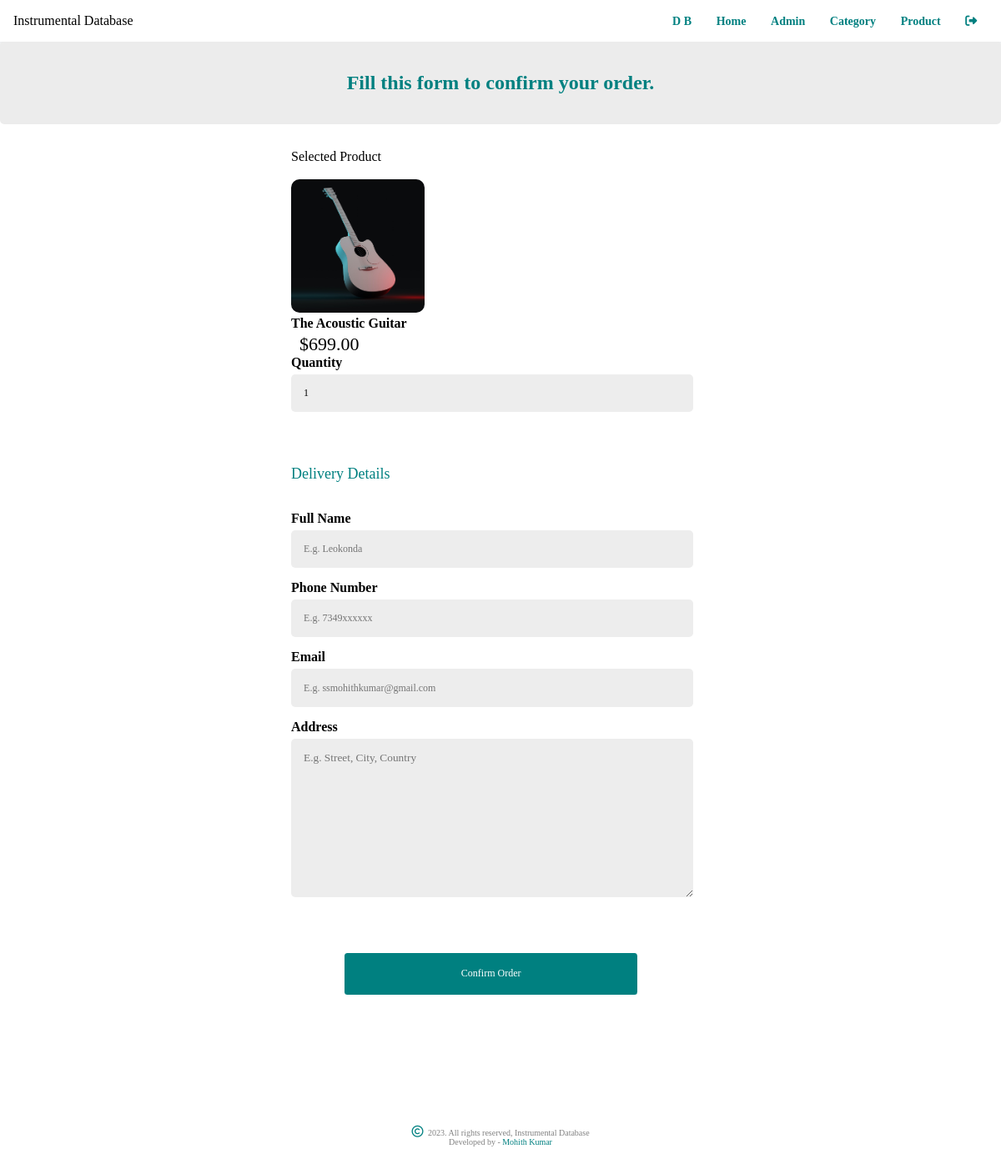
/order.php?product_id=5, run on the app's committed database.
### tables this page shows
CREATE TABLE `t_product` (
  `id` int(10) UNSIGNED NOT NULL,
  `title` varchar(150) NOT NULL,
  `description` varchar(255) NOT NULL,
  `price` decimal(10,2) NOT NULL,
  `image_name` varchar(255) NOT NULL,
  `category_id` int(11) NOT NULL,
  `featured` varchar(10) NOT NULL,
  `active` varchar(10) NOT NULL
);

### order.php (the view, shortened to what this page needs)
<?php include('./partials-m/menu.php'); ?>
    <?php
        if(isset($_GET['product_id']))
        {
            $product_id = $_GET['product_id'];
            $sql = "SELECT * FROM t_product WHERE id=$product_id";
            $res = mysqli_query($conn, $sql);
            $count = mysqli_num_rows($res);
            if($count==1)
            {
                $row = mysqli_fetch_assoc($res);
                $title = $row['title'];
                $price = $row['price'];
                $image_name = $row['image_name'];
            }
            else
            {
                header('location:'.URL);
            }
        }
        else
        {
            header('location:'.URL);
        }
    ?>
    <section class="product-search">
        <div class="container">
            <h2 class="text-center text-white">Fill this form to confirm your order.</h2>
            <form action="" method="POST" class="order">
                <fieldset>
                    <legend>Selected Product</legend>
                    <div class="product-menu-img">
                        <?php
                            if($image_name=="")
                            {
                                echo "<div class='error'>Image not Available.</div>";
                            }
                            else
                            {
                                ?>
                                <img src="<?php echo URL; ?>images/product/<?php echo $image_name; ?>" alt="" class="img-responsive img-curve">
                                <?php
                            }
                        ?>
                    </div>
                    <div class="product-menu-desc">
                        <h3><?php echo $title; ?></h3>
                        <p class="product-price">$<?php echo $price; ?></p>
                        <div class="order-label">Quantity</div>
                        <input type="number" name="qty" class="input-responsive" value="1" required>
                    </div>
                </fieldset>
                <fieldset>
                    <legend style="color: teal; margin-bottom: 1rem; font-size: 18px;">Delivery Details</legend>
                    <div class="order-label">Full Name</div>
                    <input type="text" name="full-name" placeholder="E.g. Leokonda" class="input-responsive" required>
                    <div class="order-label">Phone Number</div>
                    <input type="tel" name="c_contact" placeholder="E.g. 7349xxxxxx" class="input-responsive" required>
                    <div class="order-label">Email</div>
                    <input type="mail" name="c_mail" placeholder="E.g. ssmohithkumar@gmail.com" class="input-responsive" required>
                    <div class="order-label">Address</div>
                    <textarea name="c_address" rows="10" placeholder="E.g. Street, City, Country" class="input-responsive" required></textarea>
                    <input type="submit" name="submit" value="Confirm Order" class="btn btn-primary" style="padding: 3.5%; width: 70%;">
                </fieldset>
            </form>
        </div>
    </section>
    <?php include('./partials-m/footer.php'); ?>

### css/style.css (style rules this page uses)
* { margin: 0; padding: 0; font-family: "Poppins"; box-sizing: border-box; }
.img-responsive { height: 10rem; }
.img-curve { border-radius: 10px; }
.text-center { text-align: center; }
.text-white { color: teal; background-color: rgb(236, 236, 236); padding: 3% 8% 3% 8%; border-radius: 5px; }
.btn { padding: 1%; border: none; font-size: 1rem; border-radius: 5px; }
.btn-primary { background-color: teal; margin: 3rem 0 2rem 4rem; padding: 1%; border-radius: 3.5px; color: white; }
h2 { color: #2f3542; font-size: 1.5rem; margin-bottom: 2%; }
h3 { font-size: 1rem; }
fieldset { border: 1px solid white; margin: 5%; padding: 3%; border-radius: 5px; }
.product-search input { font-size: 12px; cursor: pointer; }
.product-price { padding: 3px 0 0 10px; font-size: 22px; }
.order { width: 50%; margin: 0 auto; }
.input-responsive { width: 96%; padding: 3%; margin-bottom: 3%; border: none; border-radius: 5px; background-color: rgb(237, 237, 237); }
.order-label { margin-bottom: 1%; font-weight: bold; }

### data on the page
t_product: image_name (picture), title "The Acoustic Guitar", price "699.00"
